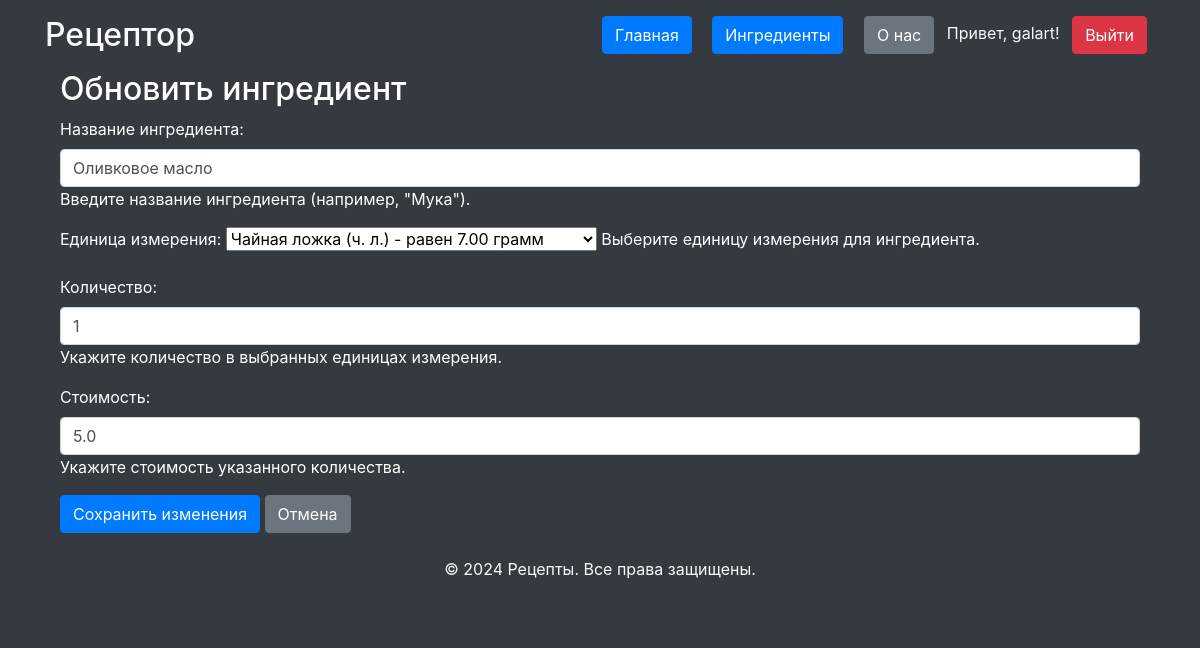
Screenshot of /ingredient/update/4/ (signed in) with the database file from the repository.
### recipe_catalog/models.py (models this page shows, shortened)
class Ingredient(models.Model):
    name = models.CharField(
		max_length=255,
		validators=[
			RegexValidator(
				regex=r'^[A-Za-zА-Яа-яёЁ\s]+$',
				message='Название должно быть текстом'
			)
		]
	)
    measure_unit = models.ForeignKey(
        MeasureUnit,
        on_delete=models.CASCADE,
        verbose_name='Единица измерения'
    )
    amount = models.IntegerField(
        verbose_name="Количество в единицах измерения",
        validators=[
            MinValueValidator(
                limit_value=1,
                message='Количество должно быть не больше 1'
            )
        ]
    )
    cost = models.FloatField(
        validators=[
            MinValueValidator(
                limit_value=1,
                message='Цена должна быть не меньше 1 рубля'
            )
        ]
    )
    author = models.ForeignKey(
        User,
        verbose_name='Создатель ингредиента',
        on_delete=models.CASCADE, null=True
    )

class MeasureUnit(models.Model):
    name = models.CharField(
		max_length=255,
        verbose_name='Полное название единицы измерения',
		validators=[
			RegexValidator(
				regex=r'^[A-Za-zА-Яа-яёЁ\s]+$',
				message='Название должно быть текстом'
			)
		]
	)
    short_name = models.CharField(
        max_length=20,
        verbose_name='Краткая форма единицы измерения'
    )
    grams_in_unit = models.DecimalField(
        max_digits=10,
        decimal_places=2,
        verbose_name='Количество грамм в единице измерения',
        validators=[
            MinValueValidator(
                limit_value=1,
                message='Вес должен быть не меньше 1'
            )
        ]
    )
    def __str__(self):
        return f"{self.name} ({self.short_name}) - равен {self.grams_in_unit} грамм"

### recipe_catalog/views.py (the view)
# urls.py: path('ingredient/update/<int:pk>/', update_ingredient, name='update_ingredient'),
@login_required
def update_ingredient(request, pk):
    instance = get_object_or_404(Ingredient, pk=pk)
    if request.user != instance.author:
        raise PermissionDenied("Вы не можете редактировать этот ингредиент")
    form = IngredientForm(request.POST or None, instance=instance)
    if form.is_valid():
        form.save()
        return redirect('recipe_catalog:ingredient_list')
    context = {'form': form}
    return render(request, 'recipe_catalog/update_ingredient.html', context)

### templates/recipe_catalog/update_ingredient.html (shortened to what this page needs)
{% extends 'base.html' %}
{% block content %}
<div class="container">
    <h2>Обновить ингредиент</h2>
    <form method="POST">
        {{ form.as_p }}
        <button type="submit" class="btn btn-primary">Сохранить изменения</button>
        <a href="{% url 'recipe_catalog:ingredient_list' %}" class="btn btn-secondary">Отмена</a>
    </form>
</div>
{% endblock %}

### templates/base.html (shortened to what this page needs)
<!DOCTYPE html>
<html lang="ru">
<head>
    <link rel="stylesheet" href="https://maxcdn.bootstrapcdn.com/bootstrap/4.5.2/css/bootstrap.min.css">
</head>
<body class="bg-dark text-white">
<header class="bg-dark text-light py-3">
    <div class="container d-flex justify-content-between align-items-center">
        <h2 class="mb-0">Рецептор</h2>
        <nav>
            <a href="/" class="btn btn-primary mx-2">Главная</a>
            <a href="/ingredients" class="btn btn-primary mx-2">Ингредиенты</a>
            <a href="/about" class="btn btn-secondary mx-2">О нас</a>
            {% if user.is_authenticated %}
                <span class="text-light">Привет, {{ user.username }}!</span>
                <a href="/logout" class="btn btn-danger mx-2">Выйти</a>
            {% else %}
                <a href="/login" class="btn btn-success mx-2">Залогиниться</a>
                <a href="/register" class="btn btn-warning mx-2">Зарегистрироваться</a>
            {% endif %}
        </nav>
    </div>
</header>
<main class="container">
    {% block content %}{% endblock %}
</main>
<footer class="bg-dark text-light py-4">
    <div class="container text-center">
        <p>&copy; 2024 Рецепты. Все права защищены.</p>
    </div>
</footer>
</body>
</html>

### rows the page displays
Ingredient: name "Оливковое масло", measure_unit "Чайная ложка (ч. л.) - равен 7.00 грамм", amount "1", cost "5.0"

### other values shown
{{ user.username }} "galart"
